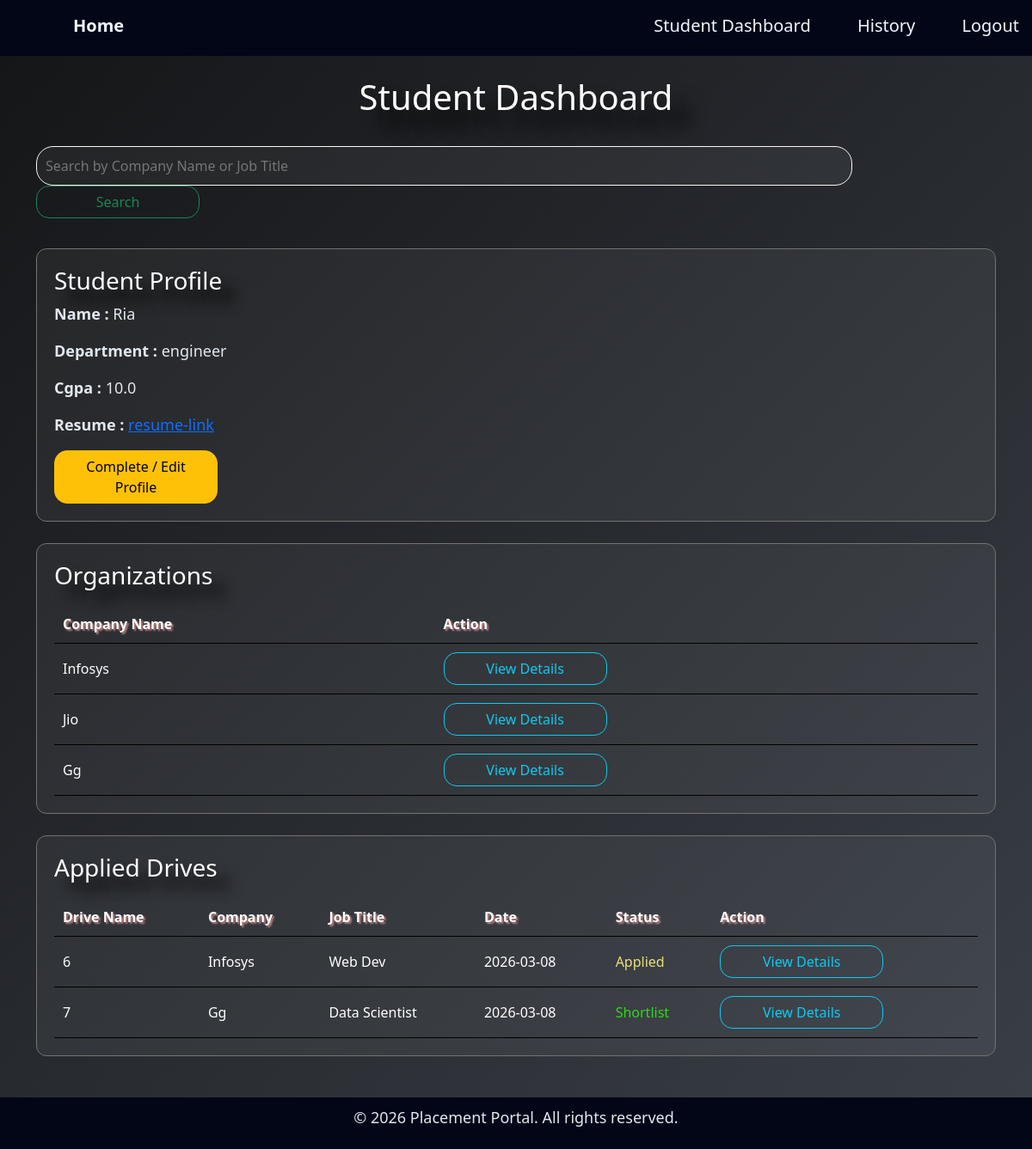
Before: /studentdash (signed in) with the older database file.
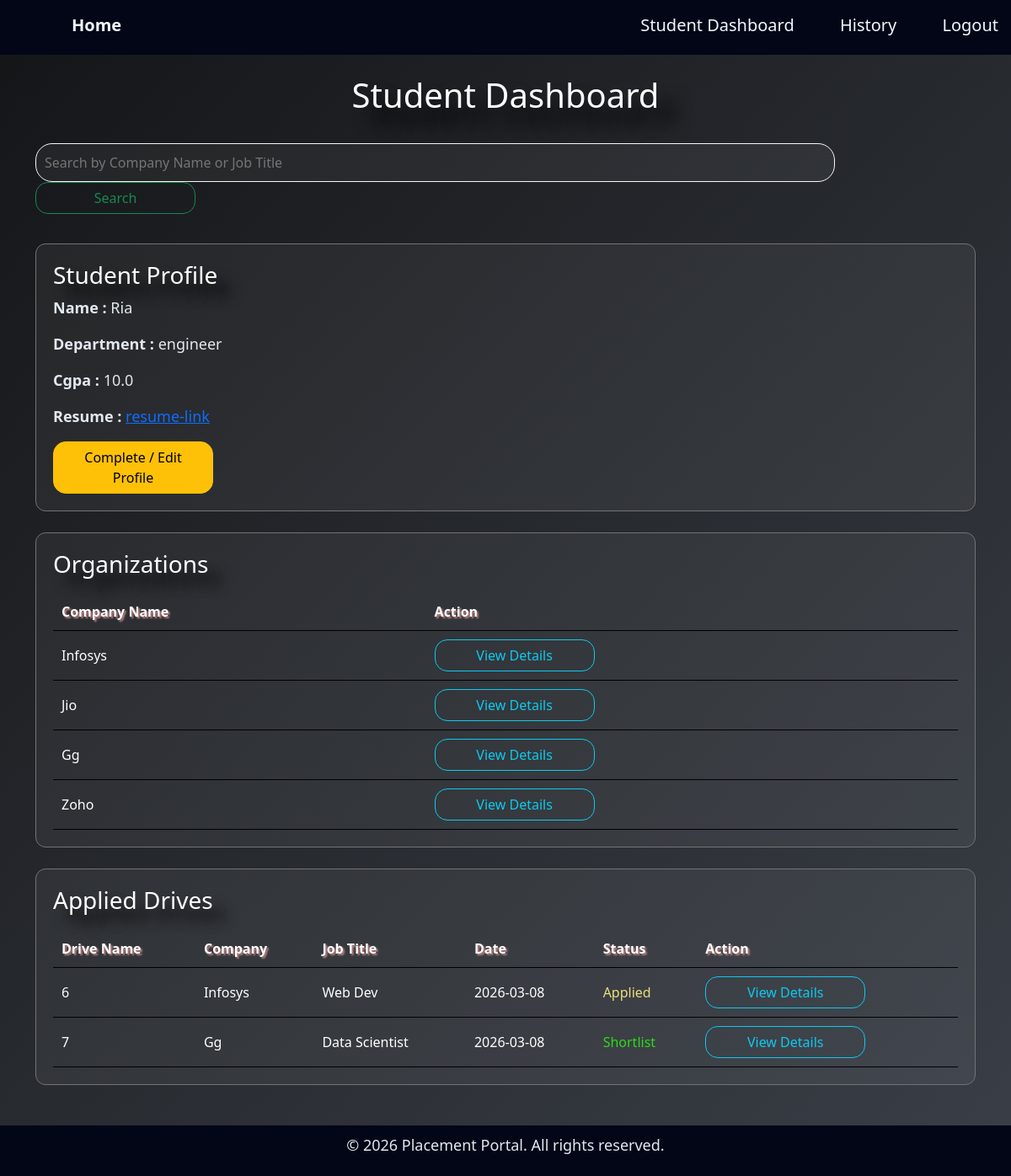
After: the same page with the newer database file.
### application/models.py (models this page shows)
class Companyprofile(db.Model):
    id = db.Column(db.Integer, primary_key=True)
    user_id = db.Column(db.Integer, db.ForeignKey('user.id'), unique=True, nullable=False)
    company_name = db.Column(db.String(150), nullable=False)
    hr_contact = db.Column(db.String(150), nullable=False)
    website = db.Column(db.String(150), nullable=False)
    location = db.Column(db.String(150), nullable=False)
    user = db.relationship('User', back_populates='company_profile')
    drives = db.relationship('Placementdrive', back_populates='company',cascade="all, delete")

class Application(db.Model):
    id = db.Column(db.Integer, primary_key=True)
    student_id = db.Column(db.Integer, db.ForeignKey('studentprofile.id'), nullable=False)
    drive_id = db.Column(db.Integer, db.ForeignKey('placementdrive.id'), nullable=False)
    application_date = db.Column(db.DateTime, default=datetime.utcnow)
    status = db.Column(db.String(50), default='Applied')  #Applied/Shortlist/ Selectad/Reject
    student = db.relationship('Studentprofile', back_populates='applications')
    drive = db.relationship('Placementdrive', back_populates='applications')

class Placementdrive(db.Model):
    id = db.Column(db.Integer, primary_key=True)
    company_id = db.Column(db.Integer, db.ForeignKey('companyprofile.id'), nullable=False)
    job_title = db.Column(db.String(150), nullable=False)
    job_description = db.Column(db.Text(500), nullable=False)
    salary= db.Column(db.String(50), nullable=False)
    is_approved = db.Column(db.Boolean, default=False)
    is_closed = db.Column(db.Boolean, default=False)
    company = db.relationship('Companyprofile', back_populates='drives')
    applications = db.relationship('Application', back_populates='drive',cascade="all, delete")

### application/controllers.py (the view, shortened to what this page needs)
@app.route('/studentdash')
def studentdash():
   if 'user_id' not in session:
      return redirect(url_for('login'))
   student = Studentprofile.query.filter_by(user_id=session['user_id']).first()
   if not student:
      return redirect(url_for('student_profile'))
   companies=Companyprofile.query.join(User).filter(User.is_approved==True).all()
   apps=Application.query.filter_by(student_id=student.id).all()
   search = request.args.get('search')
   return render_template('studentdash.html',
                          student=student,
                          companies=companies,
                          apps=apps,
                          )

### templates/studentdash.html (shortened to what this page needs)
{% extends "base.html" %}
{% block content %}
<div  class="container">
  <h1>Student Dashboard</h1>
  <div>
    <form method="GET" action="{{url_for('studentdash')}}">
      <input class="bar" type="text" name="search" placeholder="Search by Company Name or Job Title">
      <button type="submit" class="btn btn-outline-success">Search</button>
  </form>
  </div>
    <div class="card">
      <h3>Student Profile</h3>
   {% if student and student.student_name %}
       <p><b>Name : </b> {{ student.student_name }}</p>
        <p><b>Department : </b> {{ student.department }}</p>
        <p><b>Cgpa : </b> {{ student.cgpa }}</p>
        <p><b>Resume : </b><a href="{{ student.resume }}" target="_blank">resume-link</a></p>
    {% else %}
        <p style="font-style: italic; font-weight: bold; color: brown;">Profile Incomplete</p>
    {% endif %}
    <a href="{{url_for('student_profile')}}">
        <button class="btn btn-warning">Complete / Edit Profile</button>
    </a>
</div>
   <div class="card">
      <table>
        <h3>Organizations</h3>
  <thead>
    <th>Company Name</th>
    <th>Action</th>
  </thead>
  <tbody>
  {% if companies %}
    {% for company in companies %}
    <tr>
      <td>{{company.company_name}}</td>
      <td><a href="{{url_for('stu_com_overview', company_id=company.id)}}" class="btn btn-outline-info">View Details</a></td>
   </tr>
        {% endfor %}
  {% else %}
  <tr>
   <td style="color:#1461ce;">No company approved yet...</td>
   </tr>
  {% endif %}
  </tbody>
</table>
   </div>
   <div class="card">
    <h3>Applied Drives</h3>
      <table>
  <thead>
    <tr>
      <th>Drive Name</th>
      <th>Company</th>
      <th>Job Title</th>
      <th>Date</th>
      <th>Status</th>
      <th>Action</th>
    </tr>
  </thead>
  <tbody>
    {% if apps %}
      {% for app in apps %}
    <tr>
      <td>{{app.id}}</td>
      <td>{{ app.drive.company.company_name}}</td>
      <td>{{app.drive.job_title}}</td>
      <td>{{app.application_date.date()}}</td>
      <td>
        {% if app.status == "Applied" %}
            <span style="color: rgb(232, 223, 124);">{{app.status}}</span>
        {% elif app.status == "Reject"%}
            <span style="color: rgb(220, 20, 20);">{{app.status}}</span>
        {% else %}
          <span style="color: rgb(43, 220, 20);">{{app.status}}</span>
        {% endif %}
        </td>
      <td><a href="{{url_for('stu_com_view', drive_id=app.drive_id)}}" class="btn btn-outline-info">View Details</a></td>
    </tr>
    {% endfor %}
    {% else %}
    <tr>
       <td style="color:#1461ce;">Not applied yet.</td>
    </tr>
  {% endif %}
  </tbody>
</table>
   </div>
</div>
{% endblock %}

Changed rows visible on the page:
added Companyprofile: company_name "Zoho"
